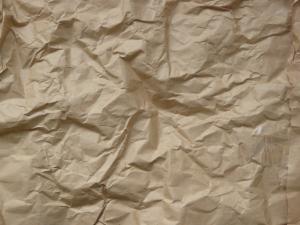
%> input picture ao/lab5/T01.bmp, 300 x 225 px
$ octave lab5.m   (GNU Octave 9; MATLAB toolbox functions it lacks are replaced by stand-ins)
%> lines starting %> are read from the running program, lines starting %| are printed output that depends on the picture
clear all;
close all;
clear vars;

img1 = rgb2gray(imread('T01.bmp'));
%> img1: size 225x300 uint8; min 53, max 203, mean 141.6
img2 = rgb2gray(imread('T02.bmp'));
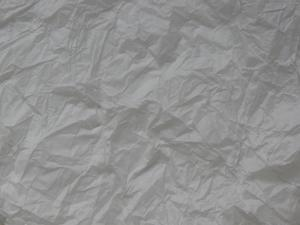
%> input picture ao/lab5/T02.bmp, 300 x 225 px
%> img2: size 225x300 uint8; min 105, max 179, mean 144.9
img3 = rgb2gray(imread('T04.bmp'));
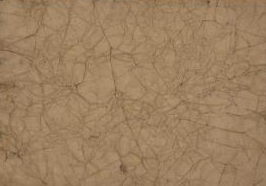
%> input picture ao/lab5/T04.bmp, 266 x 186 px
%> img3: size 186x266 uint8; min 72, max 159, mean 133
img4 = rgb2gray(imread('T05.bmp'));
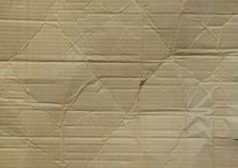
%> input picture ao/lab5/T05.bmp, 238 x 168 px
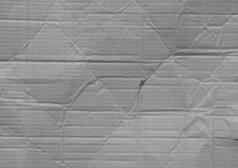
%> img4: size 168x238 uint8; min 54, max 185, mean 144.4
img5 = rgb2gray(imread('T06.bmp'));
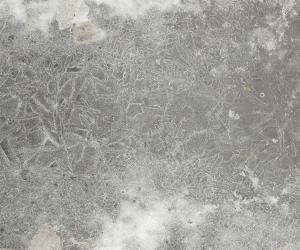
%> input picture ao/lab5/T06.bmp, 300 x 250 px
%> img5: size 250x300 uint8; min 79, max 242, mean 160.1
img6 = rgb2gray(imread('T07.bmp'));
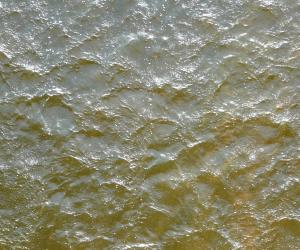
%> input picture ao/lab5/T07.bmp, 300 x 250 px
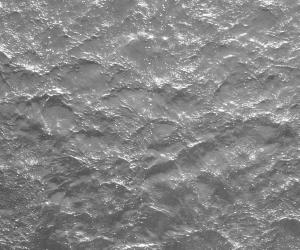
%> img6: size 250x300 uint8; min 70, max 255, mean 133.8
%> (the run ends here)
